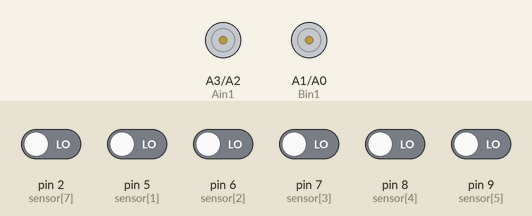
This sketch was run on a simulated Arduino Uno, built with avr-gcc and run on an emulated ATmega328P. Shown: motor-driver pin pairs drawn as motors (green arrow = first pin HIGH = forward, orange = second pin HIGH = backward, longer = more drive, scaled by the enable pin). The inputs (shaded band) are chosen by the test bench; at power-on: pin 2 (sensor[7]), pin 5 (sensor[1]), pin 6 (sensor[2]), pin 7 (sensor[3]), pin 8 (sensor[4]), pin 9 (sensor[5]) LOW.

Above: at 1.2 s.
1.3 s: pin 5 (sensor[1]) driven HIGH
At 1.62 s:
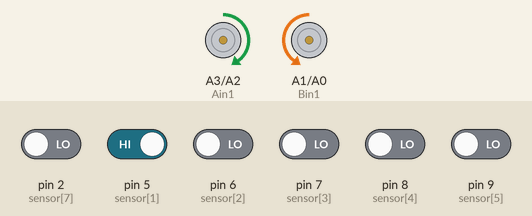
4.3 s: pin 9 (sensor[5]) driven HIGH
At 4.9 s:
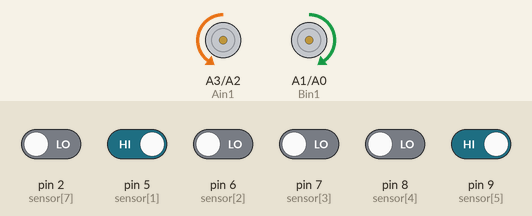
7.3 s: pin 5 (sensor[1]) driven LOW
10.3 s: pin 2 (sensor[7]) driven HIGH
13.3 s: pin 2 (sensor[7]) driven LOW
16.3 s: pin 6 (sensor[2]) driven HIGH and pin 9 (sensor[5]) driven LOW
At 17.9 s:
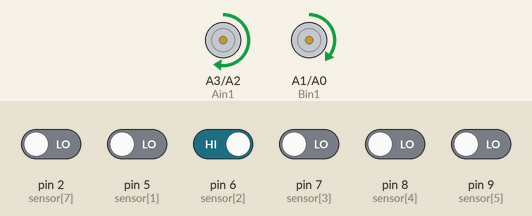
Timing chart, 0 to 18.9 s (numbered marks = the images above; inputs shaded):
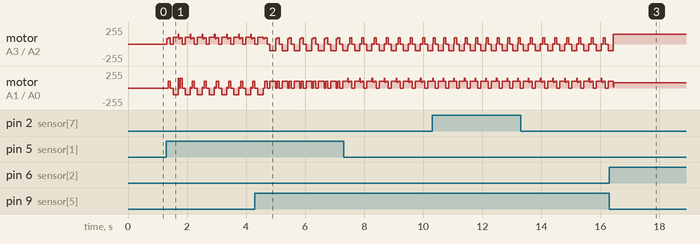

The sketch:

Human_Assistive_PID_with_Turn_Modified.ino
```cpp
#define PWMA 11
#define Ain1 A3
#define Ain2 A2
#define PWMB 3
#define Bin1 A1
#define Bin2 A0

int sensor[8] = {4,5,6,7,8,9,10,2};
int sensor_values[5] = {0,0,0,0,0};
float sum = 0, average = 0, error = 0, position = 0;
float propotional = 0, integral = 0, derivative = 0;
float last_error = 0;

void setup() {
  pinMode(PWMA, OUTPUT);
  pinMode(Ain1, OUTPUT);
  pinMode(Ain2, OUTPUT);
  pinMode(PWMB, OUTPUT);
  pinMode(Bin1, OUTPUT);
  pinMode(Bin2, OUTPUT);

  for (int i=0;i<8;i++){
    pinMode(sensor[i], INPUT);
  }

}

void loop() {

  pid();
  delay(20);

}


void pid()
{
  average = 0; sum = 0;
  for (int i=1;i<=5;i++){
    sensor_values[i] = digitalRead(sensor[i]);
    average += (sensor_values[i]*i);
    sum += sensor_values[i];
  }

  while(1){

  // Normally, we will be following a line.  The code below is
  // similar to linefollower with pid , but the maximum
  // speed is turned down to 150, 143 for reliability.

  position  = average/sum;
  error = position - 3.00;
  propotional = error;
  integral = error + last_error;
  derivative = error - last_error;
  last_error = error;

  int gain = ceil(propotional*70.00 + integral*0.00 + derivative*20);

  if (error > 0)
     motor(150,(143-gain));
  else if (error < 0)
     motor((150+gain), 143);

  delay(20);

  if ((digitalRead(5) == HIGH) || (digitalRead(9) == HIGH))
     {
       // Found an intersection.
       break;
     }

    //END of infinite while loop
  }

  //Check whethere the robot enters straight into intersection
  //This helps us in case we entered the intersection at an angle.
  if(digitalRead(2) == LOW)
  {
    if((digitalRead(5) == HIGH)){
      //if robot tilts in left direction
      motor(0, 80);
      delay(50);
    }
    else if((digitalRead(9) == HIGH)){
      //if robot tilts in right direction
      motor(90, 0);
      delay(50);
    }
  }

  // Drive straight a bit.
  // Note that we are slowing down - this prevents the robot
  // from tipping forward too much.
  motor(100, 93);
  delay(70);

  // Check for left and right exits.
  if((digitalRead(9) == HIGH))
    turn(2); //turn Left
  else if((digitalRead(5) == HIGH))
    turn(1); //turn Right if there is no left exit

  //END of function, back in loop section with PID
}


void motor(int right_motor, int left_motor)
{
  if (right_motor >255)
    right_motor = 255;
  else if(left_motor > 255)
    left_motor = 255;

 if (right_motor < -255)
    right_motor = -255;
 else if(left_motor < -255)
    left_motor = -255;


 if (right_motor > 0){
     analogWrite(PWMB, right_motor);
     digitalWrite(Bin1, HIGH);
     digitalWrite(Bin2, LOW);
 }
 else
 {
     analogWrite(PWMB, abs(right_motor));
     digitalWrite(Bin1, LOW);
     digitalWrite(Bin2, HIGH);
 }

 if (left_motor > 0){
     analogWrite(PWMA, left_motor);
     digitalWrite(Ain1, HIGH);
     digitalWrite(Ain2, LOW);
 }
 else
 {
     analogWrite(PWMA, abs(left_motor));
     digitalWrite(Ain1, LOW);
     digitalWrite(Ain2, HIGH);
 }
}

void turn(int r){
  if(r==1){
    turnRight();
  }

  else if(r==2){
    turnLeft();
  }

  else if(r==3){
    turnStraightLeft();
  }

  else if(r==4){
    turn120Left();
  }

  else if(r==5){
    turn45Right();
  }

  else if(r==6){
    turn45Left();
  }
}


void turnRight(){
  stp();
  motor(-100,100);
  delay(150);

  //while(digitalRead(7) & digitalRead(5) != 1 & digitalRead(2)==0){
   // motor(-100,100); }
}


void turnLeft(){
  stp();
  motor(100,-100);
  delay(150);

  //while(digitalRead(7) & digitalRead(9) !=1){
   // motor(100,-100); }
}

void turnStraightLeft(){
  stp();
  while(digitalRead(7) & digitalRead(9) &  digitalRead(5) !=1){
    motor(100,-100); }
  }

void turn120Left(){
  stp();
  while(digitalRead(7) & digitalRead(2)!=1){
    motor(100,-100); }
  }

void  turn45Right(){
  stp();
  while(digitalRead(6) & digitalRead(4) !=0){
   motor(-100,100); }
  }

void turn45Left(){
  stp();
  while(digitalRead(8) & digitalRead(10) !=0){
    motor(100,-100); }
    }


void stp(){
  motor(0,0);
  delay(100);
}
```

Measured:
- after the input at 1.3 s, motor on A3 (Ain1) / A2 (Ain2): stopped → forward 80/255 at once, then repeats every 0.41 s: forward 93/255 0.07 s, stopped 0.10 s, forward 100/255 0.17 s, forward 143/255 0.02 s, forward 80/255 0.05 s
- by itself, motor on A1 (Bin1) / A0 (Bin2): repeats every 0.41 s: forward 150/255 0.02 s, forward 90/255 0.05 s, forward 100/255 0.07 s, stopped 0.10 s, forward 100/255 0.17 s
